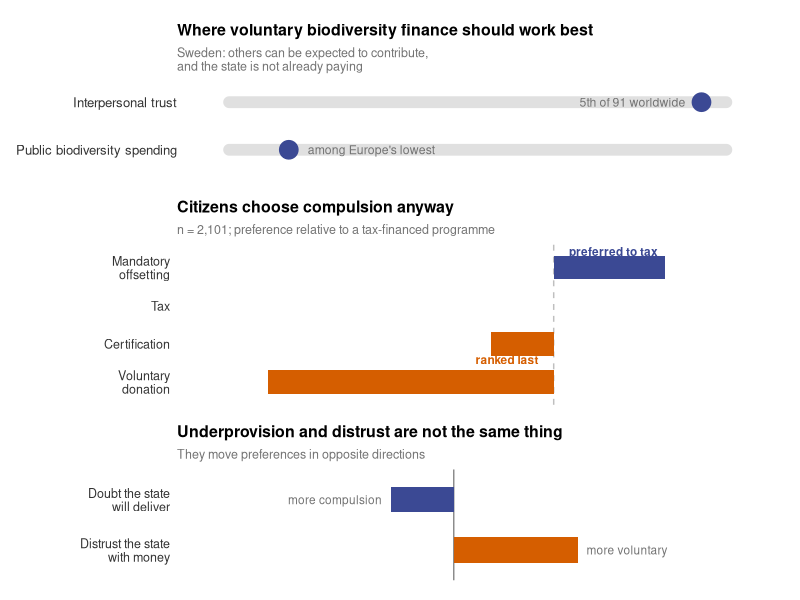
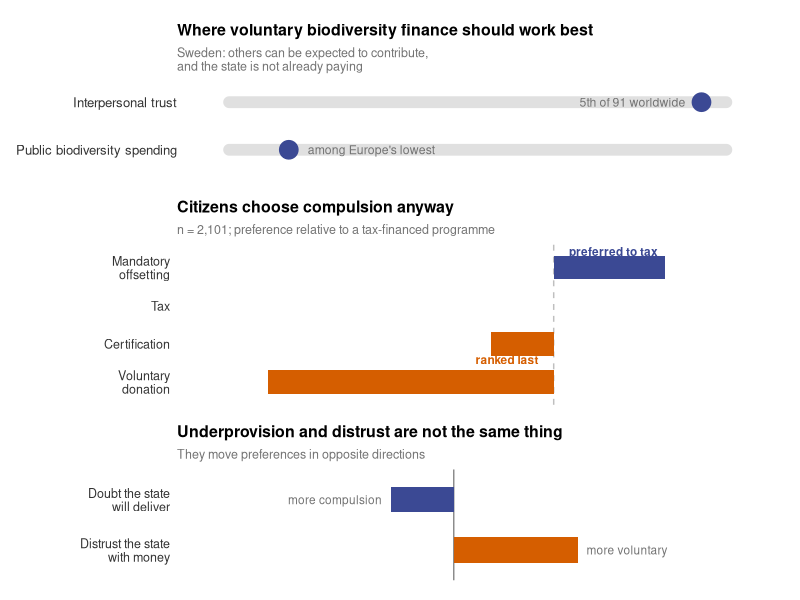

The R script that drew these images, in order:
# ==============================================================================
# Graphical abstract (draft) for the One Earth submission.
#
# Cell Press graphical abstracts are a single visual that carries the argument
# without the reader consulting the paper. This one is built as three stacked
# bands following the paper's logic:
#
#   1. the setup   - Sweden is where voluntary provision should work best
#   2. the result  - citizens choose compulsion anyway
#   3. the twist   - distrust and underprovision pull in opposite directions
#
# Wording note: voluntary instruments are 'ranked last', not 'rejected'. Even at
# the highest cost presented, and in tasks offering only voluntary options, most
# respondents still chose a programme over the status quo. The finding is an
# ordering, not a refusal, and the abstract should not overstate it.
#
# Colours match the manuscript figures so the abstract and the paper read as one
# piece: donation #D55E00, certification #E69F00, mandatory #3b4994.
#
# This is a sketch for discussion, not final art. Cell Press ask for at least
# 1200 px on the shortest side; the PNG below is written at 300 dpi.
# ==============================================================================

library(tidyverse)
library(patchwork)

MAND <- "#3b4994"; VOL <- "#D55E00"; CERT <- "#E69F00"; GREY <- "grey45"

# --- Band 1: the two conditions that make Sweden a most-likely case ----------
setup <- tibble(
  cond  = factor(c("Interpersonal trust", "Public biodiversity spending"),
                 levels = c("Interpersonal trust", "Public biodiversity spending")),
  value = c(0.95, 0.12),                      # Sweden's position, 0-1 within Europe
  lab   = c("5th of 91 worldwide", "among Europe's lowest")
)

p1 <- ggplot(setup, aes(x = value, y = fct_rev(cond))) +
  geom_segment(aes(x = 0, xend = 1, y = fct_rev(cond), yend = fct_rev(cond)),
               colour = "grey88", linewidth = 4, lineend = "round") +
  geom_point(size = 6, colour = MAND) +
  geom_text(aes(label = lab), hjust = ifelse(setup$value > 0.5, 1.15, -0.15),
            size = 3.1, colour = GREY) +
  scale_x_continuous(limits = c(-0.05, 1.05)) +
  labs(title = "Where voluntary biodiversity finance should work best",
       subtitle = "Sweden: others can be expected to contribute,\nand the state is not already paying") +
  theme_void(base_size = 11) +
  theme(axis.text.y = element_text(hjust = 1, size = 9.5, colour = "grey20"),
        plot.title = element_text(face = "bold", size = 11.5),
        plot.subtitle = element_text(size = 9, colour = GREY),
        plot.margin = margin(6, 10, 10, 6))

# --- Band 2: the preference ordering -----------------------------------------
pref <- tibble(
  instrument = c("Mandatory\noffsetting", "Tax", "Certification", "Voluntary\ndonation"),
  utility    = c(0.146, 0, -0.082, -0.376),
  type       = c("Mandatory", "Mandatory", "Voluntary", "Voluntary")
) |>
  mutate(instrument = fct_reorder(instrument, utility))

p2 <- ggplot(pref, aes(x = utility, y = instrument, fill = type)) +
  geom_vline(xintercept = 0, colour = "grey75", linetype = "dashed") +
  geom_col(width = 0.62) +
  scale_fill_manual(values = c(Mandatory = MAND, Voluntary = VOL), guide = "none") +
  annotate("text", x = 0.02, y = 4.42, label = "preferred to tax",
           colour = MAND, size = 3, fontface = "bold", hjust = 0) +
  annotate("text", x = -0.02, y = 1.58, label = "ranked last",
           colour = VOL, size = 3, fontface = "bold", hjust = 1) +
  scale_x_continuous(limits = c(-0.46, 0.26)) +
  labs(title = "Citizens choose compulsion anyway",
       subtitle = "n = 2,101; preference relative to a tax-financed programme",
       x = NULL, y = NULL) +
  theme_minimal(base_size = 11) +
  theme(panel.grid = element_blank(),
        axis.text.x = element_blank(),
        axis.text.y = element_text(size = 9, colour = "grey20"),
        plot.title = element_text(face = "bold", size = 11.5),
        plot.subtitle = element_text(size = 9, colour = GREY),
        plot.margin = margin(6, 10, 6, 6))

# --- Band 3: the two judgements about the state ------------------------------
mech <- tibble(
  judgement = c("Doubt the state\nwill deliver", "Distrust the state\nwith money"),
  effect    = c(-0.13, 0.26),
  outcome   = c("more compulsion", "more voluntary")
)

p3 <- ggplot(mech, aes(x = effect, y = judgement, fill = effect > 0)) +
  geom_vline(xintercept = 0, colour = "grey55") +
  geom_col(width = 0.5) +
  geom_text(aes(label = outcome, hjust = ifelse(mech$effect > 0, -0.1, 1.1)),
            size = 3, colour = GREY) +
  scale_fill_manual(values = c(`TRUE` = VOL, `FALSE` = MAND), guide = "none") +
  scale_x_continuous(limits = c(-0.52, 0.62)) +
  labs(title = "Underprovision and distrust are not the same thing",
       subtitle = "They move preferences in opposite directions",
       x = NULL, y = NULL) +
  theme_minimal(base_size = 11) +
  theme(panel.grid = element_blank(),
        axis.text.x = element_blank(),
        axis.text.y = element_text(size = 9, colour = "grey20"),
        plot.title = element_text(face = "bold", size = 11.5),
        plot.subtitle = element_text(size = 9, colour = GREY),
        plot.margin = margin(6, 10, 6, 6))

ga <- p1 / p2 / p3 + plot_layout(heights = c(0.85, 1.3, 0.9))

ggsave(here::here("paper", "graphical_abstract.png"), ga,
       width = 6.3, height = 6.4, dpi = 300, bg = "white")
ggsave(here::here("paper", "graphical_abstract.pdf"), ga,
       width = 6.3, height = 6.4, device = pdf, bg = "white")
cat("Saved paper/graphical_abstract.png and .pdf\n")
